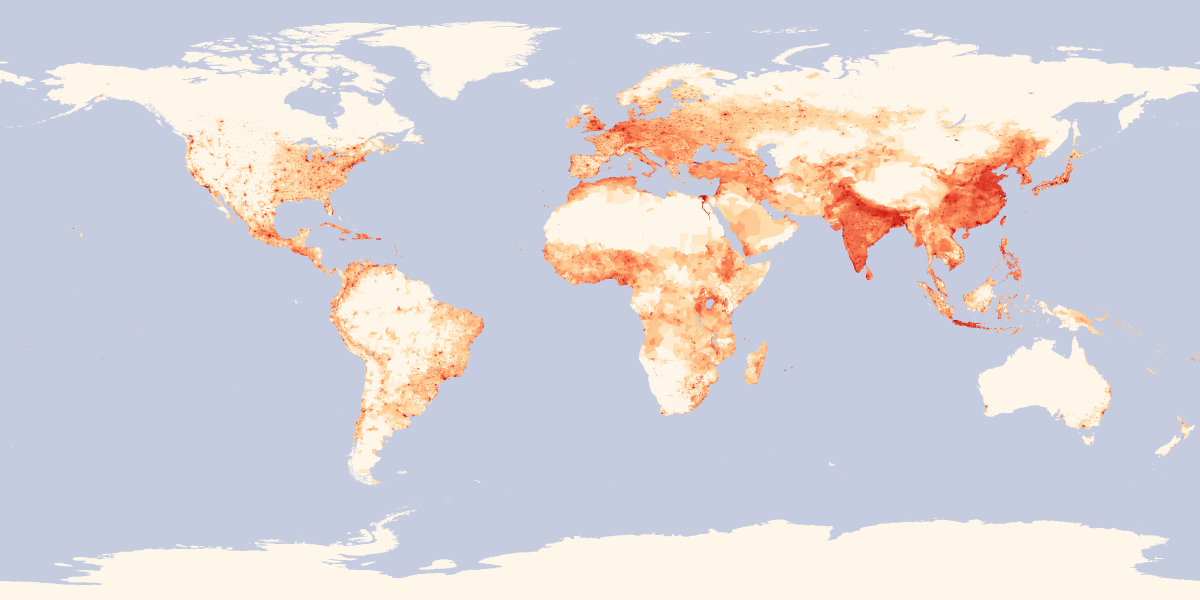
#> input picture chla_neo_cache.png, 3600 x 1800 px (shown at 1/3 size)
$ python make_strings2.py
#> lines starting #> are read from the running program, lines starting #| are printed output that depends on the picture; after the words box and inside, x2 and y2 are one past the last pixel; in counts of white or black regions, pixels touching at a corner belong together
#!/usr/bin/env python3
"""
Higher-fidelity ocean previews using:
- Standard LIC on white noise (creates actual thin flow-aligned streamlines)
- Rich current field with 20+ eddies and curl-noise turbulence
- Chlorophyll as brightness modulator, not the LIC seed
- Computed at 2x resolution and downsampled for anti-aliasing
"""
import numpy as np
from PIL import Image, ImageFilter, ImageDraw
import os
from scipy.ndimage import gaussian_filter, sobel

SCRIPT_DIR = os.path.dirname(os.path.abspath(__file__))
W, H = 960, 480      # output size
S = 2                # supersampling factor (compute at 2x)
WS, HS = W*S, H*S   # compute resolution: 1920x960

LON_MIN, LON_MAX = 130.0, 215.0
LAT_MAX, LAT_MIN =  60.0,  10.0

# ── Build rich current field at full resolution ───────────────────────────────
print("Building current field…")
fx = np.linspace(0, 1, WS, dtype=np.float32)
fy = np.linspace(0, 1, HS, dtype=np.float32)
fxg, fyg = np.meshgrid(fx, fy)

u = np.zeros((HS, WS), dtype=np.float32)
v = np.zeros((HS, WS), dtype=np.float32)

# Main gyres
def add_gyre(cx, cy, strength, radius, sign=1):
    dx=fxg-cx; dy=fyg-cy; r=np.sqrt(dx*dx+dy*dy)+0.001
    gs=strength*np.exp(-(r/radius)**2)
    global u, v
    u += sign*gs*dy/r
    v -= sign*gs*dx/r

add_gyre(0.62, 0.32, 0.9, 0.28, +1)   # subtropical gyre (clockwise)
add_gyre(0.52, 0.80, 0.5, 0.16, -1)   # subpolar gyre (counter-clockwise)

# Kuroshio (northward jet along left boundary)
kd=np.abs(fxg-0.14); kb=np.exp(-(kd*kd)/0.002)
v += kb*np.clip(1.0-np.abs(fyg-0.58)*2.5, 0, 1)*1.4

# Kuroshio extension (eastward meandering jet)
jlat=0.545+0.055*np.sin(fxg*14)+0.025*np.sin(fxg*23+0.8)
jb=np.exp(-((fyg-jlat)*11)**2)*np.clip((fxg-0.11)*6,0,1)
u += jb*1.1
v += 0.22*np.cos(fxg*14)*jb + 0.12*np.cos(fxg*23+0.8)*jb

# North Equatorial countercurrent (westward ~10N)
neq=np.exp(-((fyg-0.17)*10)**2)
u -= neq*0.5

# ── 24 mesoscale eddies (realistic North Pacific distribution) ────────────────
np.random.seed(99)
eddy_data = [
    # (cx, cy, strength, radius, sign)  — hand-placed for realism
    (0.14, 0.44, 0.55, 0.055, +1), (0.18, 0.54, 0.45, 0.050, -1),
    (0.24, 0.38, 0.40, 0.048, +1), (0.29, 0.48, 0.38, 0.045, -1),
    (0.35, 0.42, 0.42, 0.052, +1), (0.40, 0.52, 0.36, 0.048, -1),
    (0.46, 0.38, 0.38, 0.050, +1), (0.52, 0.46, 0.34, 0.044, -1),
    (0.58, 0.40, 0.40, 0.050, +1), (0.64, 0.50, 0.32, 0.046, -1),
    (0.70, 0.44, 0.35, 0.048, +1), (0.76, 0.52, 0.30, 0.043, -1),
    (0.82, 0.40, 0.32, 0.046, +1), (0.88, 0.48, 0.28, 0.042, -1),
    (0.20, 0.62, 0.30, 0.042, +1), (0.34, 0.68, 0.28, 0.040, -1),
    (0.48, 0.58, 0.32, 0.044, +1), (0.62, 0.64, 0.26, 0.040, -1),
    (0.76, 0.60, 0.28, 0.042, +1), (0.90, 0.56, 0.24, 0.038, -1),
    (0.25, 0.30, 0.28, 0.040, -1), (0.50, 0.30, 0.26, 0.038, +1),
    (0.72, 0.30, 0.24, 0.036, -1), (0.42, 0.73, 0.22, 0.036, +1),
]
for cx,cy,es,er,esign in eddy_data:
    dx=fxg-cx; dy=fyg-cy; r=np.sqrt(dx*dx+dy*dy)+0.001
    em=es*np.exp(-(r/er)**2)
    u+=esign*em*dy/r; v-=esign*em*dx/r

# ── Curl-noise turbulence (divergence-free fine-scale chaos) ─────────────────
print("Adding curl-noise turbulence…")
np.random.seed(7)
phi = np.random.randn(HS, WS).astype(np.float32)
# Multi-scale: smooth at different scales
phi_fine   = gaussian_filter(phi, sigma=6)    # ~40px features
phi_medium = gaussian_filter(phi, sigma=14)   # ~100px features
phi_coarse = gaussian_filter(phi, sigma=30)   # large meanders

# Curl: u = d(phi)/dy, v = -d(phi)/dx
def curl(p):
    # sobel gives gradient, approximate derivative
    dy_p = sobel(p, axis=0)
    dx_p = sobel(p, axis=1)
    return dy_p, -dx_p   # u=dphi/dy, v=-dphi/dx

uf, vf = curl(phi_fine)
um, vm = curl(phi_medium)
uc, vc = curl(phi_coarse)

u += uf*0.18 + um*0.12 + uc*0.06
v += vf*0.18 + vm*0.12 + vc*0.06

# Normalise velocity to unit-ish magnitude
mag = np.sqrt(u*u+v*v)
mag_p99 = np.percentile(mag, 99)+1e-6
un = (u/mag_p99).astype(np.float32)
vn = (v/mag_p99).astype(np.float32)
speed_norm = np.clip(mag/mag_p99, 0, 1).astype(np.float32)

# ── Build chlorophyll concentration (used as brightness modulator) ────────────
print("Building chlorophyll concentration…")
lons=np.linspace(LON_MIN, LON_MAX, WS, dtype=np.float32)
lats=np.linspace(LAT_MAX, LAT_MIN, HS, dtype=np.float32)
lon_g, lat_g = np.meshgrid(lons, lats)

chl = np.zeros((HS, WS), dtype=np.float32)
chl += 0.55 * np.exp(-((lat_g-50.0)**2)/9.0)   # subarctic front (narrow)

kuro_lon = 143.0+8.0*np.sin((lat_g-20.0)*0.12)
chl += 0.85 * np.exp(-((lon_g-kuro_lon)**2)/10.0 - ((lat_g-36.0)*2.5)**2/12.0)

ext_lat = 35.0+3.5*np.sin((lon_g-145.0)*0.10)+1.5*np.sin((lon_g-145.0)*0.22)
in_ext = (lon_g>145.0)&(lon_g<212.0)
chl += 0.75*np.exp(-((lat_g-ext_lat)**2)/2.0)*in_ext

east=(lon_g>196.0); chl += 0.35*np.exp(-((lat_g-47.0)**2)/25.0)*east

# Gyre suppression (smooth)
gyre_s = (np.tanh((lon_g-155)*0.35)*np.tanh((210-lon_g)*0.35)*
          np.tanh((lat_g-15)*0.45)*np.tanh((33-lat_g)*0.45))
chl *= 1.0 - np.clip(gyre_s,0,1)*0.90
mid_s = (np.tanh((lon_g-160)*0.3)*np.tanh((196-lon_g)*0.3)*
         np.tanh((lat_g-33)*0.4)*np.tanh((42-lat_g)*0.4))
chl *= 1.0 - np.clip(mid_s,0,1)*0.65

chl = np.clip(chl,0,1)
chl = np.log1p(chl*5)/np.log1p(5)  # log-compress
chl /= chl.max()+1e-6

# ── Land mask ─────────────────────────────────────────────────────────────────
print("Loading land mask…")
cache_img=Image.open(os.path.join(SCRIPT_DIR,'chla_neo_cache.png')).convert('RGB')
#> cache_img is the input picture: PIL image 3600x1800 RGB; mean R, G, B 215.7, 211.5, 217.3
CW,CH2=cache_img.size
#> CW = 3600; CH2 = 1800
def lon2px(lo): return int((((lo+180)%360)/360.0)*CW)
def lat2py(la): return int((90.0-la)/180.0*CH2)
x0,x1=lon2px(LON_MIN),lon2px(LON_MAX)
#> x0 = 3100; x1 = 350
y0,y1=lat2py(LAT_MAX),lat2py(LAT_MIN)
#> y0 = 300; y1 = 800
left=cache_img.crop((x0,y0,CW,y1)); right=cache_img.crop((0,y0,x1,y1))
#> after `left = cache_img.crop((x0, y0, CW, y1))`:
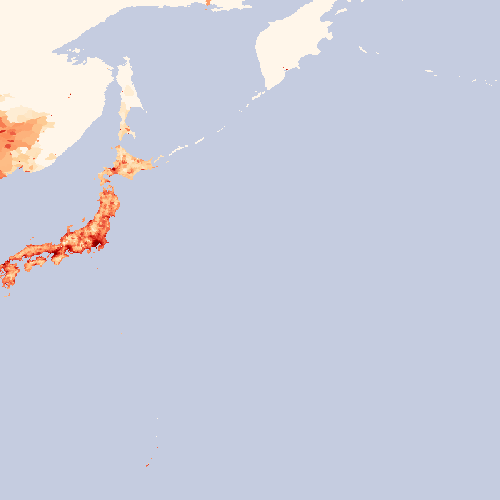
#> left: PIL image 500x500 RGB; mean R, G, B 202.6, 206.1, 222
#> after `right = cache_img.crop((0, y0, x1, y1))`:
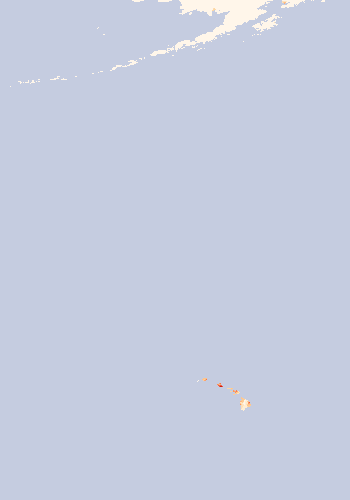
#> right: PIL image 350x500 RGB; mean R, G, B 197.8, 204.6, 224.1
reg=Image.new('RGB',(left.width+right.width,left.height))
#> reg: PIL image 850x500 RGB; every value is 0
reg.paste(left,(0,0)); reg.paste(right,(left.width,0))
#> after `reg.paste(right, (left.width, 0))`:
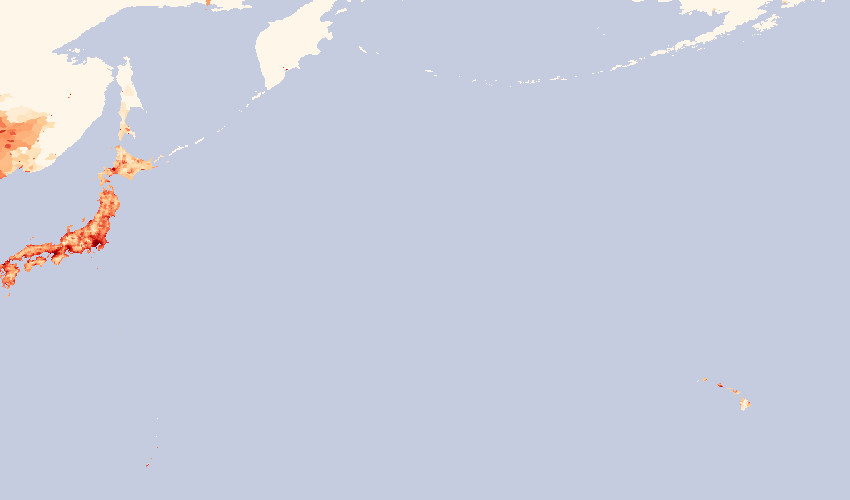
#> reg: PIL image 850x500 RGB; mean R, G, B 200.6, 205.5, 222.9
reg_s=reg.resize((WS,HS),Image.LANCZOS)
ca=np.array(reg_s).astype(np.float32)/255.0
land_s=(gaussian_filter((ca[:,:,0]>ca[:,:,2]+0.06).astype(np.float32),1.5)>0.4).astype(np.float32)
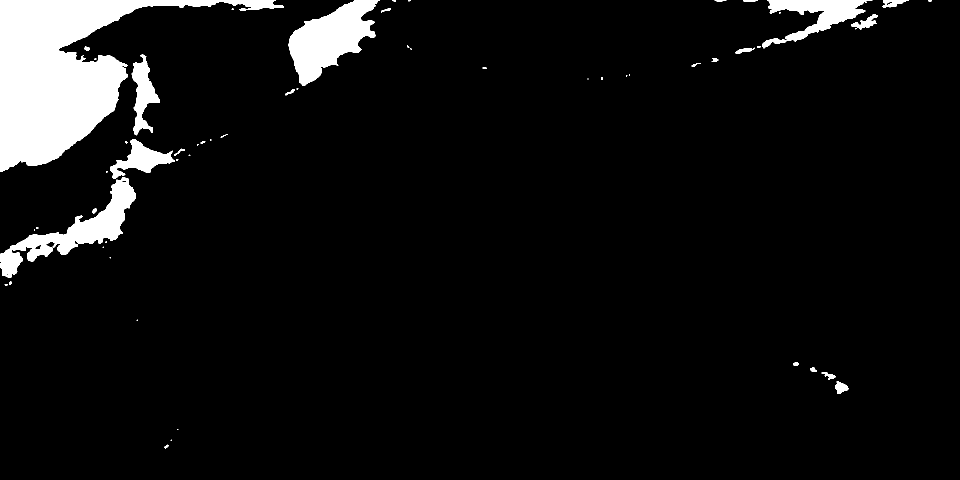
#> land_s: shape (960, 1920) float32 (shown at 1/2 size); values 0 (black) and 1 (white), 6.4% white; 56 white regions (28 under 20 px), largest, box (x1, y1, x2, y2) and area: (0, 0, 568, 344) 69826, (577, 0, 760, 172) 15924, (0, 355, 272, 555) 13542

# ── LIC kernel: white noise → flow-aligned streaks ───────────────────────────
def lic_white_noise(steps, step_size):
    """True LIC: advect white noise along streamlines → thin crisp flow lines"""
    np.random.seed(13)
    noise = np.random.rand(HS, WS).astype(np.float32)
    # Slightly smooth noise to reduce pixel-level aliasing
    noise = gaussian_filter(noise, sigma=0.5)

    def trace(direction):
#> called with direction = 1
        cx=np.tile(np.arange(WS,dtype=np.float32),(HS,1))
        cy=np.tile(np.arange(HS,dtype=np.float32),(WS,1)).T
        acc=np.zeros((HS,WS),dtype=np.float32)
        for _ in range(steps):
            xi=np.clip(cx,0,WS-1).astype(np.int32); yi=np.clip(cy,0,HS-1).astype(np.int32)
            xi1=np.minimum(xi+1,WS-1); yi1=np.minimum(yi+1,HS-1)
            tx=cx-xi; ty=cy-yi
            su=(un[yi,xi]*(1-tx)*(1-ty)+un[yi,xi1]*tx*(1-ty)+un[yi1,xi]*(1-tx)*ty+un[yi1,xi1]*tx*ty)
            sv=(vn[yi,xi]*(1-tx)*(1-ty)+vn[yi,xi1]*tx*(1-ty)+vn[yi1,xi]*(1-tx)*ty+vn[yi1,xi1]*tx*ty)
            cx=np.clip(cx+direction*su*step_size,0,WS-1)
            cy=np.clip(cy+direction*sv*step_size,0,HS-1)
            acc+=noise[np.minimum(cy.astype(np.int32),HS-1),np.minimum(cx.astype(np.int32),WS-1)]
        return acc/steps

    fwd=trace(1); bwd=trace(-1)
    return (fwd+bwd)/2

# ── Colormap ──────────────────────────────────────────────────────────────────
def colormap(t):
    pts=np.array([[0.00,0.005,0.015,0.040],
                  [0.15,0.008,0.050,0.130],
                  [0.38,0.015,0.180,0.290],
                  [0.60,0.040,0.460,0.570],
                  [0.80,0.160,0.750,0.820],
                  [1.00,0.600,0.960,1.000]])
    return np.interp(t,pts[:,0],pts[:,1]),np.interp(t,pts[:,0],pts[:,2]),np.interp(t,pts[:,0],pts[:,3])

fxl=np.linspace(-1,1,WS,dtype=np.float32); fyl=np.linspace(-1,1,HS,dtype=np.float32)
fxg2,fyg2=np.meshgrid(fxl,fyl); vig_s=np.clip(1.0-(fxg2**2+fyg2**2)*0.25,0.45,1.0)

LAND_C=np.array([0.26,0.28,0.20]); COAST_C=np.array([0.18,0.20,0.14])

def draw_boat(draw,cx,cy,s=3):
    hull=(217,204,165);deck=(127,89,51);cabin=(234,224,199);dark=(45,35,25);shadow=(76,61,40)
    rows=[(7,8),(7,8),(6,9),(6,9),(5,10),(5,10),(5,10),(4,11),(4,11),(4,11),(4,11),(4,11),
          (4,11),(4,11),(4,11),(4,11),(5,10),(5,10),(5,10),(5,10),(5,10),(6,9),(6,9),(7,8),(7,8),(7,8),(7,7),(7,7)]
    for ry,(xl,xr) in enumerate(rows):
        for x in range(xl,xr+1):
            ie=(x==xl or x==xr);ic=(10<=ry<=18 and 5<=x<=10);id_=(4<=ry<=22)
            c=dark if ie else (shadow if ic and (x in (5,10) or ry in (10,18)) else cabin if ic else deck if id_ else hull)
            px=cx+(x-7)*s;py=cy+(len(rows)-1-ry-5)*s;draw.rectangle([px,py,px+s-1,py+s-1],fill=c)

def render_and_save(lic_val, chl_weight, speed_weight, contrast, threshold, fname, label):
    """Combine LIC texture with chlorophyll brightness and current speed."""
#> called with chl_weight = 0.55, speed_weight = 0.2, contrast = 3, threshold = 0.2, fname = 'v2_1_subtle.png', label = '25 steps — subtle flow direction'
    # Blend: LIC gives flow texture, chl gives where filaments are, speed sharpens edges
    combined = lic_val * (chl_weight*chl + speed_weight*speed_norm + (1-chl_weight-speed_weight))
    # Normalize
    combined = (combined - combined.min()) / (combined.max()-combined.min()+1e-6)
    # Contrast + threshold
    d = np.clip((combined - threshold)*contrast, 0, 1)**0.62
    # Apply vignette
    d *= vig_s
    # Colormap
    r,g,b = colormap(d)
    # Land
    coast_e=np.clip(gaussian_filter(land_s,2.0)-land_s*0.99,0,1)*6; coast_e=np.clip(coast_e,0,1)
    r=r*(1-land_s)+LAND_C[0]*land_s; g=g*(1-land_s)+LAND_C[1]*land_s; b=b*(1-land_s)+LAND_C[2]*land_s
#> after `g = g * (1 - land_s) + LAND_C[1] * land_s`:
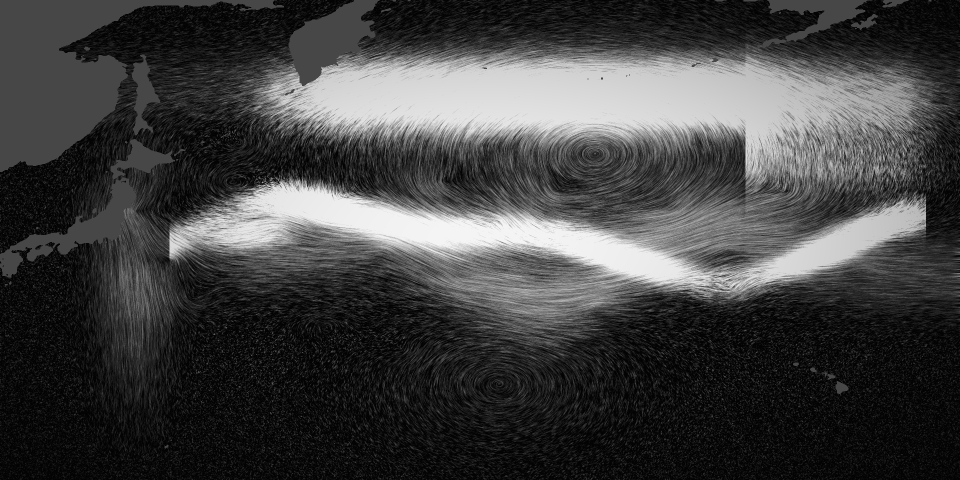
#> g: shape (960, 1920) float64 (shown at 1/2 size); min 0.015, max 0.96, mean 0.259
#> after `b = b * (1 - land_s) + LAND_C[2] * land_s`:
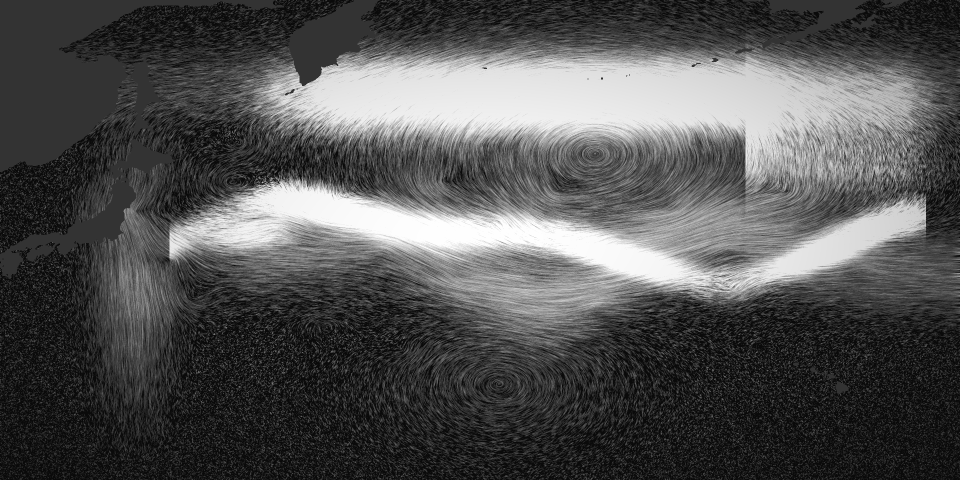
#> b: shape (960, 1920) float64 (shown at 1/2 size); min 0.04, max 1, mean 0.325
    r=np.clip(r-coast_e*0.07,0,1); g=np.clip(g-coast_e*0.07,0,1); b=np.clip(b-coast_e*0.07,0,1)
    # Assemble at supersampled resolution
    rgb_s=np.stack([(np.clip(r,0,1)*255).astype(np.uint8),
                    (np.clip(g,0,1)*255).astype(np.uint8),
                    (np.clip(b,0,1)*255).astype(np.uint8)],axis=2)
    # Downsample to output resolution (anti-aliasing)
    img=Image.fromarray(rgb_s,'RGB').resize((W,H),Image.LANCZOS)
    draw=ImageDraw.Draw(img); draw_boat(draw,W//2,H//2,s=3)
    path=os.path.join(SCRIPT_DIR,fname); img.save(path)
#> after `path = os.path.join(SCRIPT_DIR, fname)`:
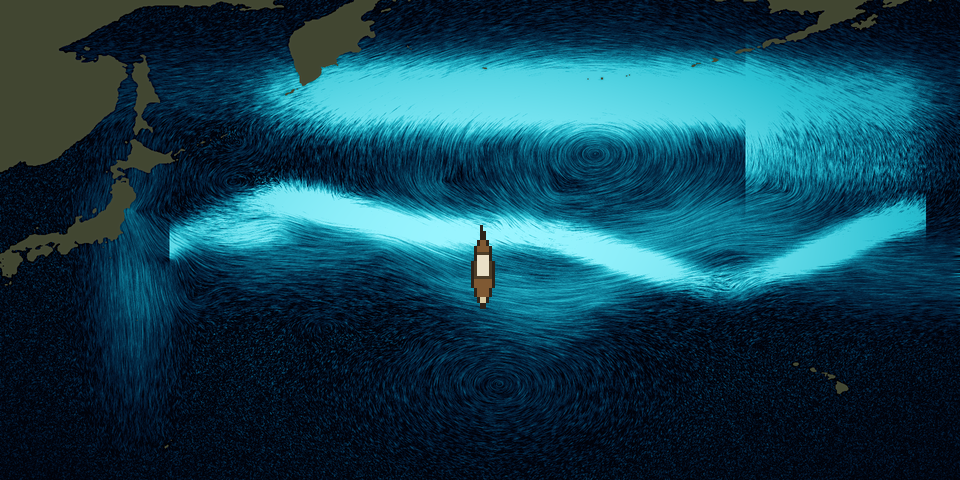
#> saved as v2_1_subtle.png: PIL image 960x480 RGB; mean R, G, B 19, 65.2, 81.9
    print(f"  {fname}  [{label}]")

# ── Generate options ──────────────────────────────────────────────────────────
print("\nRunning LIC variants…")

# Short steps: shows flow direction texture, slight blending
print("[1/5] steps=25 short (subtle flow texture)…")
lic25 = lic_white_noise(steps=25, step_size=1.0)
render_and_save(lic25, chl_weight=0.55, speed_weight=0.20, contrast=3.0, threshold=0.20,
                fname="v2_1_subtle.png", label="25 steps — subtle flow direction")

# Medium steps: balanced filaments
print("[2/5] steps=60 medium (clear filaments)…")
lic60 = lic_white_noise(steps=60, step_size=0.9)
#> (the run stopped early here; a loop or call above may not have finished)
